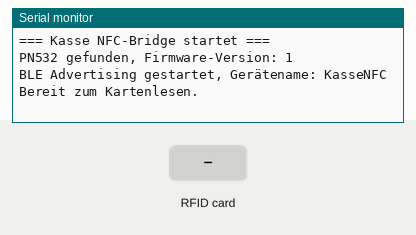
Simulated run of this sketch. Board: ESP32. Parts: the last lines printed to the serial monitor. The inputs (shaded band) are chosen by the test bench. Nothing arrives over Bluetooth unless stated; a phone connects over Bluetooth LE 3 s after start.

Above: at 1.2 s.
1.3 s: RFID card 5E 7A 19 C4 held to the reader
At 2.5 s:
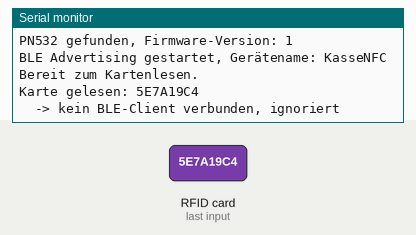
4.5 s: RFID card 5E 7A 19 C4 held to the reader
At 5.2 s:
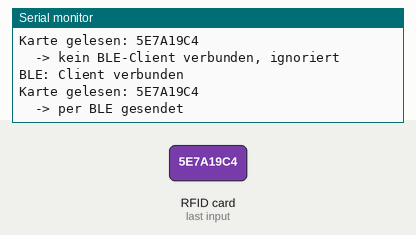

Measured:
- after the input at 1.3 s, the serial monitor: prints a new line at once (image 1)
- after the input at 4.5 s, the serial monitor: prints a new line at once (image 2)

The sketch:

KinderKasseNFC_PN532.ino
```cpp
/*
 * ESP32 + PN532 → Web Bluetooth NFC Bridge
 * ==========================================
 * Liest NFC-Karten-UIDs über den PN532 (I2C) und sendet sie als
 * BLE-Notification an den Browser (Web Bluetooth API).
 *
 * Lenovo Tab M11 hat kein eigenes NFC — dieser Bridge ersetzt es.
 *
 * Verkabelung (I2C-Modus, PN532-Dip-Switches: Switch1=ON, Switch2=OFF):
 *   PN532 VCC  -> ESP32 3.3V
 *   PN532 GND  -> ESP32 GND
 *   PN532 SDA  -> ESP32 GPIO21
 *   PN532 SCL  -> ESP32 GPIO22
 *
 * Benötigte Libraries (über Arduino IDE Library Manager):
 *   - "Adafruit PN532" von Adafruit
 *   - ESP32 BLE Arduino (kommt mit dem ESP32-Board-Paket)
 *
 * Nach dem Flashen erscheint das Gerät als "KasseNFC" in der
 * Bluetooth-Geräteliste. Die Web-App verbindet sich automatisch,
 * sobald man in der Kasse auf "Mit NFC bezahlen" tippt.
 */

#include <Wire.h>
#include <Adafruit_PN532.h>
#include <BLEDevice.h>
#include <BLEServer.h>
#include <BLEUtils.h>
#include <BLE2902.h>

// ── PN532 Setup (I2C) ──────────────────────────────────────────────────────
#define PN532_IRQ   (-1)   // nicht verwendet
#define PN532_RESET (-1)   // nicht verwendet
Adafruit_PN532 nfc(PN532_IRQ, PN532_RESET);

// ── BLE GATT UUIDs ──────────────────────────────────────────────────────────
// Eigene, zufällig generierte UUIDs — müssen exakt mit dem Frontend übereinstimmen!
#define SERVICE_UUID        "7a0f0001-1b55-4e2a-9c2e-9a6b9f3a2c10"
#define UID_CHAR_UUID        "7a0f0002-1b55-4e2a-9c2e-9a6b9f3a2c10"
#define DEVICE_NAME          "KasseNFC"

BLEServer* pServer = nullptr;
BLECharacteristic* pUidCharacteristic = nullptr;
bool deviceConnected = false;

// Verhindert, dass dieselbe Karte mehrfach pro Auflegen gesendet wird
String lastUid = "";
unsigned long lastReadTime = 0;
const unsigned long DEBOUNCE_MS = 1500;

// ── BLE Server Callbacks ──────────────────────────────────────────────────
class ServerCallbacks : public BLEServerCallbacks {
  void onConnect(BLEServer* server) override {
    deviceConnected = true;
    Serial.println("BLE: Client verbunden");
  }
  void onDisconnect(BLEServer* server) override {
    deviceConnected = false;
    Serial.println("BLE: Client getrennt — Advertising neu starten");
    BLEDevice::startAdvertising();
  }
};

void setup() {
  Serial.begin(115200);
  Serial.println("\n=== Kasse NFC-Bridge startet ===");

  // PN532 initialisieren
  Wire.begin(21, 22); // SDA=21, SCL=22 (Standard ESP32 I2C-Pins)
  nfc.begin();

  uint32_t versiondata = nfc.getFirmwareVersion();
  if (!versiondata) {
    Serial.println("FEHLER: PN532 nicht gefunden! Verkabelung prüfen.");
    while (1) { delay(1000); }
  }
  Serial.print("PN532 gefunden, Firmware-Version: ");
  Serial.println((versiondata >> 16) & 0xFF, HEX);

  nfc.SAMConfig();
  nfc.setPassiveActivationRetries(0xFF);

  // BLE Server aufsetzen
  BLEDevice::init(DEVICE_NAME);
  pServer = BLEDevice::createServer();
  pServer->setCallbacks(new ServerCallbacks());

  BLEService* pService = pServer->createService(SERVICE_UUID);
  pUidCharacteristic = pService->createCharacteristic(
    UID_CHAR_UUID,
    BLECharacteristic::PROPERTY_READ | BLECharacteristic::PROPERTY_NOTIFY
  );
  pUidCharacteristic->addDescriptor(new BLE2902());
  pUidCharacteristic->setValue("ready");

  pService->start();

  BLEAdvertising* pAdvertising = BLEDevice::getAdvertising();
  pAdvertising->addServiceUUID(SERVICE_UUID);
  pAdvertising->setScanResponse(true);
  BLEDevice::startAdvertising();

  Serial.println("BLE Advertising gestartet, Gerätename: " DEVICE_NAME);
  Serial.println("Bereit zum Kartenlesen.");
}

void loop() {
  uint8_t uid[7];
  uint8_t uidLength;

  // Kurzer Timeout (100ms), damit BLE-Stack nicht blockiert
  bool success = nfc.readPassiveTargetID(PN532_MIFARE_ISO14443A, uid, &uidLength, 100);

  if (success) {
    String uidHex = "";
    for (uint8_t i = 0; i < uidLength; i++) {
      if (uid[i] < 0x10) uidHex += "0";
      uidHex += String(uid[i], HEX);
    }
    uidHex.toUpperCase();

    unsigned long now = millis();
    bool isDuplicate = (uidHex == lastUid) && (now - lastReadTime < DEBOUNCE_MS);

    if (!isDuplicate) {
      Serial.print("Karte gelesen: ");
      Serial.println(uidHex);

      if (deviceConnected && pUidCharacteristic != nullptr) {
        pUidCharacteristic->setValue(uidHex.c_str());
        pUidCharacteristic->notify();
        Serial.println("  -> per BLE gesendet");
      } else {
        Serial.println("  -> kein BLE-Client verbunden, ignoriert");
      }

      lastUid = uidHex;
      lastReadTime = now;
    }
  } else {
    // Keine Karte erkannt — Debounce nach kurzer Zeit zurücksetzen,
    // damit dieselbe Karte erneut gelesen werden kann, nachdem sie kurz weg war
    if (millis() - lastReadTime > DEBOUNCE_MS * 2) {
      lastUid = "";
    }
  }
}
```
